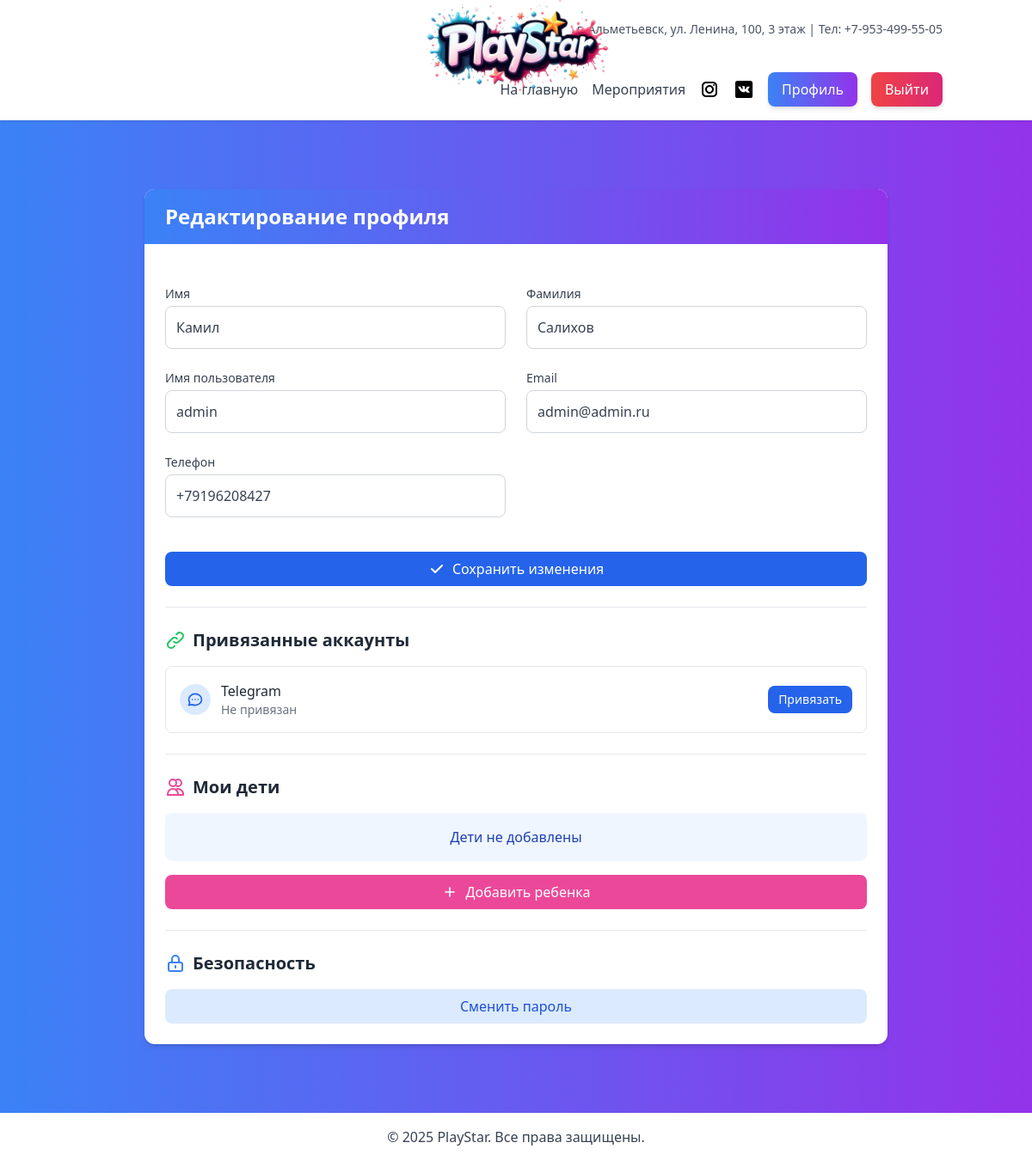
Page /accounts/profile/edit/ (signed in) on the earlier database version.
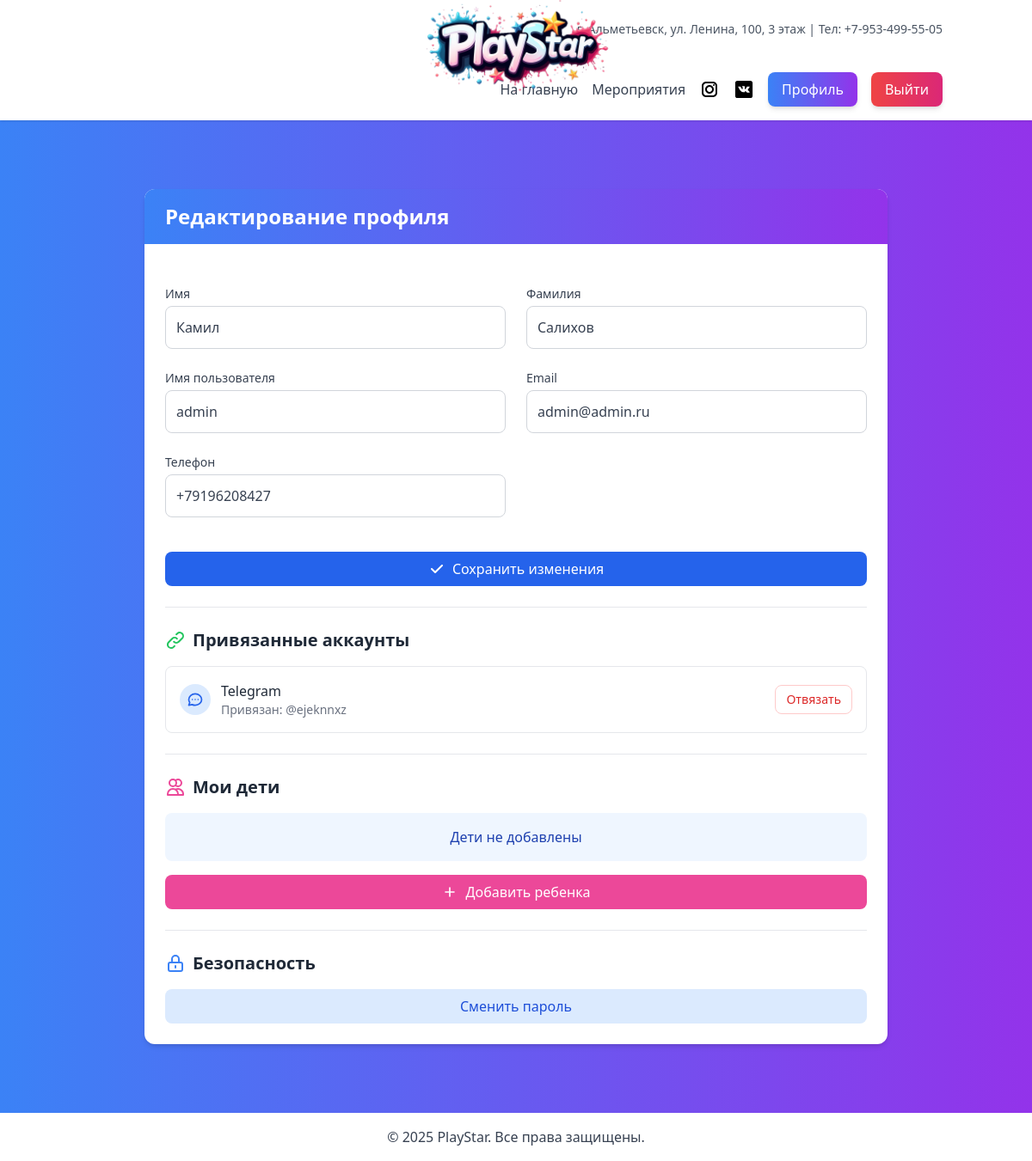
Same page on the later database version.
### accounts/models.py (models this page shows, shortened)
class SocialAccount(models.Model):
    PROVIDER_CHOICES = [
        ('telegram', 'Telegram'),
        ('telegram_pending', 'Telegram (Pending)'),  # Добавлено для временных записей
        ('google', 'Google'),
        ('vk', 'VKontakte'),
    ]
    user = models.ForeignKey(
        settings.AUTH_USER_MODEL,
        on_delete=models.CASCADE,
        related_name='social_accounts',
        null=True,  # Разрешаем NULL для временных записей
        blank=True
    )
    provider = models.CharField(max_length=20, choices=PROVIDER_CHOICES)
    uid = models.CharField(max_length=191)
    extra_data = models.JSONField(default=dict)
    created_at = models.DateTimeField(auto_now_add=True)
    updated_at = models.DateTimeField(auto_now=True)
    class Meta:
        unique_together = ('provider', 'uid')
        verbose_name = 'Социальный аккаунт'
        verbose_name_plural = 'Социальные аккаунты'
    @property
    def is_telegram(self):
        return self.provider == 'telegram'
    def get_telegram_username(self):
        return self.extra_data.get('username', '') if self.is_telegram else ''

### accounts/views.py (the view)
# urls.py: path('profile/edit/', profile_edit, name='profile_edit'),
@login_required
def profile_edit(request):
    user = request.user
    profile, created = Profile.objects.get_or_create(user=user)
    children = profile.children.all()
    telegram_account = SocialAccount.objects.filter(user=user, provider='telegram').first()
    if request.method == 'POST':
        user_form = UserUpdateForm(request.POST, instance=user)
        profile_form = ProfileUpdateForm(request.POST, instance=profile)
        if user_form.is_valid() and profile_form.is_valid():
            user_form.save()
            profile_form.save()
            messages.success(request, _('Профиль успешно обновлен!'))
            return redirect('profile_edit')
    else:
        user_form = UserUpdateForm(instance=user)
        profile_form = ProfileUpdateForm(instance=profile)
    context = {
        'user_form': user_form,
        'profile_form': profile_form,
        'child_form': ChildForm(),
        'password_form': CustomPasswordChangeForm(user=request.user),
        'children': children,
        'telegram_bot_name': getattr(settings, 'TELEGRAM_BOT_NAME', ''),
        'telegram_account': telegram_account,
    }
    return render(request, 'accounts/profile_edit.html', context)

### accounts/forms.py
class ProfileUpdateForm(forms.ModelForm):
    class Meta:
        model = Profile
        fields = []

### accounts/templates/accounts/profile_edit.html (shortened to what the changed rows need)
{% extends 'base.html' %}
{% load static %}
{% load social_tags %}
{% block content %}
<div class="max-w-4xl mx-auto px-4 py-8">
    <div class="bg-white rounded-xl shadow-md overflow-hidden">
        <div class="bg-gradient-to-r from-blue-500 to-purple-600 px-6 py-4">
            <h1 class="text-2xl font-bold text-white">Редактирование профиля</h1>
        </div>
        <div class="p-6">
            <div class="mb-6">
                <h2 class="text-xl font-semibold text-gray-800 mb-4 flex items-center">
                    Привязанные аккаунты
                </h2>
                <div class="space-y-4">
                    <div class="border border-gray-200 rounded-lg p-4" id="telegram-account-container">
    <div class="flex items-center justify-between">
        <div class="flex items-center">
            <div class="bg-blue-100 text-blue-600 rounded-full p-2 mr-3">
            </div>
            <div>
                <h3 class="font-medium text-gray-800">Telegram</h3>
                <p class="text-sm text-gray-500" id="telegram-status">
                    {% if telegram_account %}
                    Привязан: @{{ telegram_account.get_telegram_username }}
                    {% else %}
                    Не привязан
                    {% endif %}
                </p>
            </div>
        </div>
        {% if telegram_account %}
        <button onclick="disconnectTelegram({{ telegram_account.id }})"
                class="text-red-600 hover:text-red-800 text-sm font-medium py-1.5 px-3 rounded-lg border border-red-200 hover:border-red-300 transition">
            Отвязать
        </button>
        {% else %}
        <button onclick="openModal('telegramModal')" class="bg-blue-600 hover:bg-blue-700 text-white text-sm font-medium py-1.5 px-3 rounded-lg transition">
            Привязать
        </button>
        {% endif %}
    </div>
</div>
                </div>
            </div>
            <div class="mb-6">
                <h2 class="text-xl font-semibold text-gray-800 mb-4 flex items-center">
                    Мои дети
                </h2>
            </div>
            <div>
                <h2 class="text-xl font-semibold text-gray-800 mb-4 flex items-center">
                    <svg xmlns="http://www.w3.org/2000/svg" class="h-6 w-6 mr-2 text-blue-500" fill="none" viewBox="0 0 24 24" stroke="currentColor">
                        <path stroke-linecap="round" stroke-linejoin="round" stroke-width="2" d="M12 15v2m-6 4h12a2 2 0 002-2v-6a2 2 0 00-2-2H6a2 2 0 00-2 2v6a2 2 0 002 2zm10-10V7a4 4 0 00-8 0v4h8z" />
                    </svg>
                    Безопасность
                </h2>
            </div>
        </div>
    </div>
</div>
<link rel="stylesheet" href="{% static 'accounts/css/style.css' %}">
{% endblock %}

Differences in the rows shown:
added SocialAccount: get_telegram_username "ejeknnxz"
Other differences:
text no longer shown: "Не привязан Привязать"
text now shown: "Привязан: @ Отвязать"
